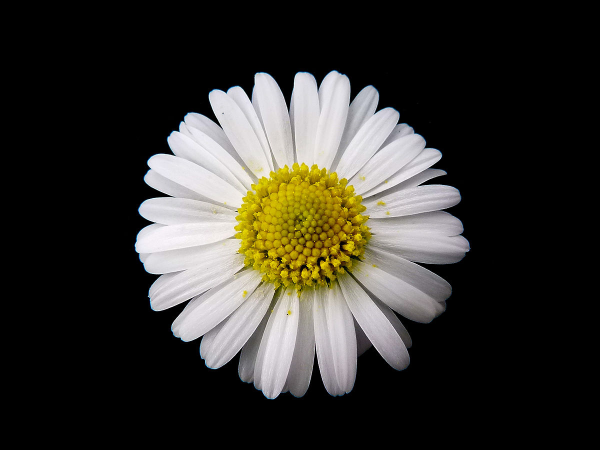
#> input picture Ocv/images/daisy.jpg, 1200 x 900 px (shown at 1/2 size)
$ jupyter execute 1.Images.ipynb
#> lines starting #> are read from the running program, lines starting #| are printed output that depends on the picture
[cell 1]
import cv2

import numpy

[cell 2]
import cv2
import numpy as np

input = cv2.imread('./images/daisy.jpg')
#> input is the input picture: shape (900, 1200, 3); mean B, G, R 45.4, 51.2, 53.1

cv2.imshow('TAJTL',input)

cv2.waitKey()

cv2.destroyAllWindows()

[cell 3]
import cv2
import numpy as np

input = cv2.imread('./images/daisy.jpg')

# input = cv2.cvtColor(input,cv2.COLOR_BGR2GRAY)

cv2.imshow('TAJTL',input)

cv2.waitKey()

cv2.destroyAllWindows()

[cell 4]
import cv2
import numpy as np

input = cv2.imread('./images/daisy.jpg')

print(input.shape)
#| (900, 1200, 3)
input = cv2.cvtColor(input,cv2.COLOR_BGR2GRAY)
#> input: shape (900, 1200)

print(input[450,600])
#| 99

[cell 5]
import cv2
import numpy as np

input = cv2.imread('./images/daisy.jpg')

print(input.shape)
#| (900, 1200, 3)
input = cv2.cvtColor(input,cv2.COLOR_BGR2HSV)
#> input: shape (900, 1200, 3); mean H, S, V 28.4, 18.5, 53.9


cv2.imshow('hsv img',input)
cv2.imshow('hue channel',input[:,:,0])
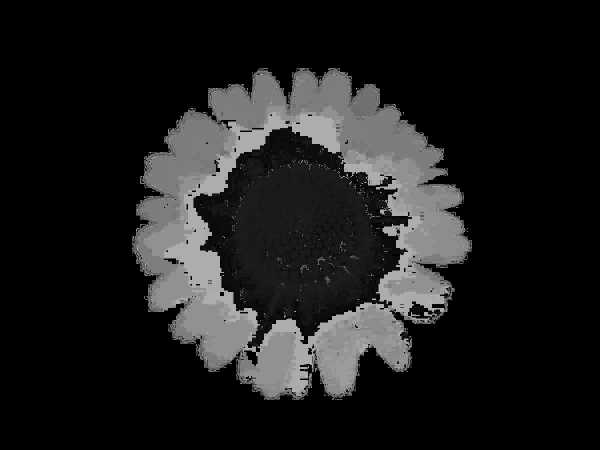
#> window 'hue channel': shape (900, 1200) (shown at 1/2 size); min 0, max 179, mean 28.4
cv2.imshow('saturation channel',input[:,:,1])
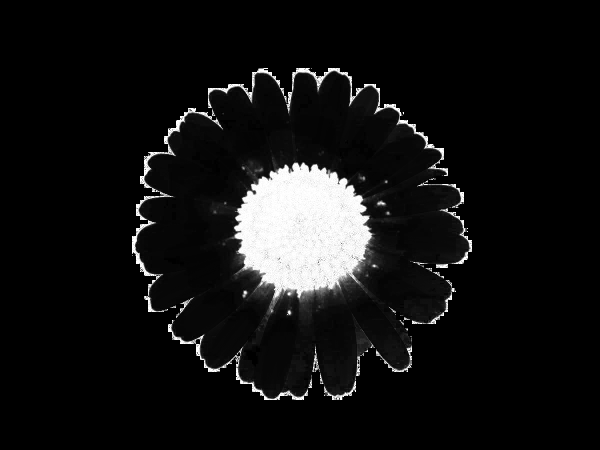
#> window 'saturation channel': shape (900, 1200) (shown at 1/2 size); min 0, max 255, mean 18.5
cv2.imshow('value channel',input[:,:,2])

cv2.waitKey()

cv2.destroyAllWindows()

# print(input[450,600])

[cell 6]
import cv2

input = cv2.imread('./images/daisy.jpg')

B,G,R = cv2.split(input)

cv2.imshow('B',B)
cv2.imshow('G',G)
cv2.imshow('R',R)

cv2.waitKey()

cv2.destroyAllWindows()

[cell 7]
import cv2

input = cv2.imread('./images/daisy.jpg')

B,G,R = cv2.split(input)

cv2.imshow('R', cv2.merge([B,G,R-100]) )
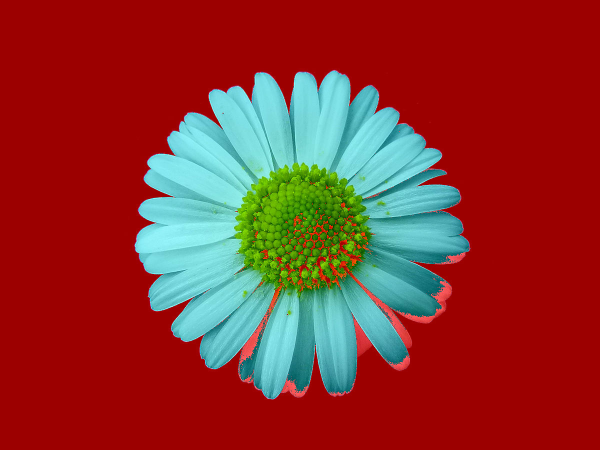
#> window 'R': shape (900, 1200, 3) (shown at 1/2 size); mean B, G, R 45.4, 51.2, 140.5

cv2.waitKey()

cv2.destroyAllWindows()

[cell 8]
import cv2
import numpy as np

input = cv2.imread('./images/daisy.jpg')

B,G,R = cv2.split(input)

zeros = np.zeros(input.shape[:2],dtype='uint8')

cv2.imshow('B',cv2.merge([B,zeros,zeros]))
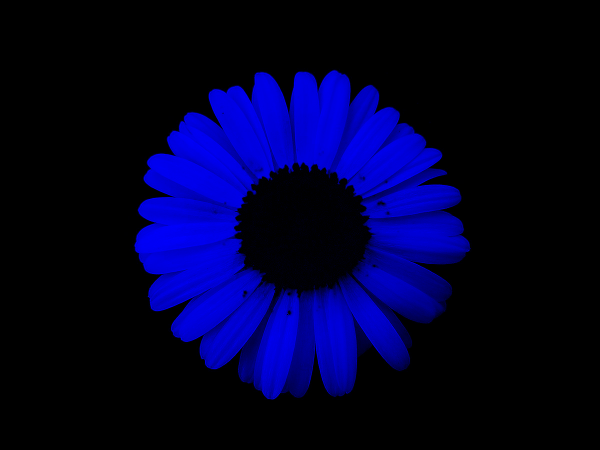
#> window 'B': shape (900, 1200, 3) (shown at 1/2 size); mean B, G, R 45.4, 0, 0
cv2.imshow('G',cv2.merge([zeros,G,zeros]))
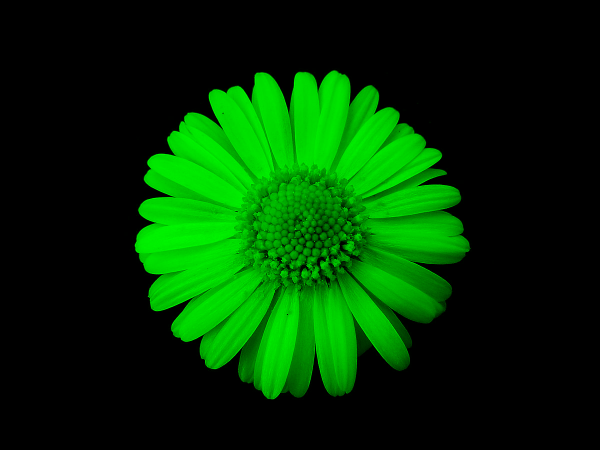
#> window 'G': shape (900, 1200, 3) (shown at 1/2 size); mean B, G, R 0, 51.2, 0
cv2.imshow('R',cv2.merge([zeros,zeros,R]))
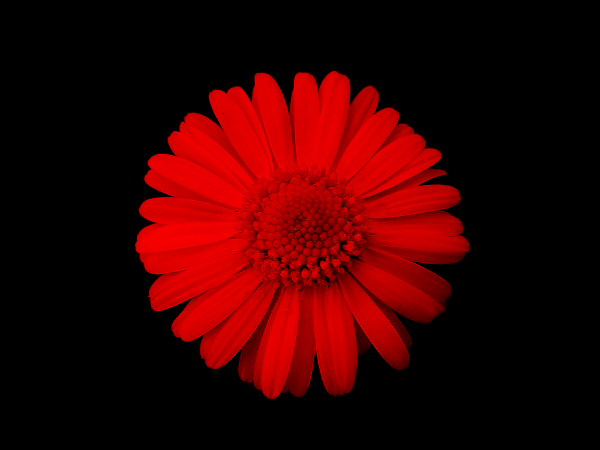
#> window 'R': shape (900, 1200, 3) (shown at 1/2 size); mean B, G, R 0, 0, 53.1

cv2.waitKey()

cv2.destroyAllWindows()

[cell 9]
import cv2
import numpy as np
from matplotlib import pyplot as plt

image = cv2.imread('./images/flower1.jpg')
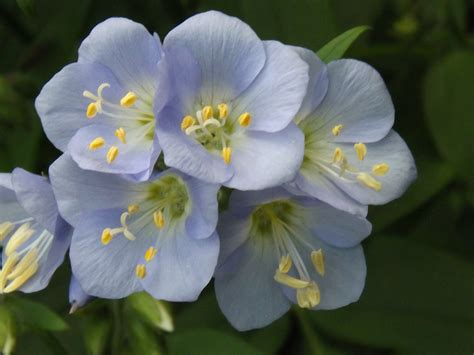
#> input picture Ocv/images/flower1.jpg, 474 x 355 px
#> image is the input picture: shape (355, 474, 3); mean B, G, R 90.1, 98.2, 89.4

histogram = cv2.calcHist([image],[0],None,[256],[0,256])
#> histogram = 256 values, max 5850 at index 18, min 0 at index 242, mean 657.3

plt.hist(image.ravel(), 256,[0,256]); plt.show()
#> after `plt.hist(image.ravel(), 256, [0, 256])`:
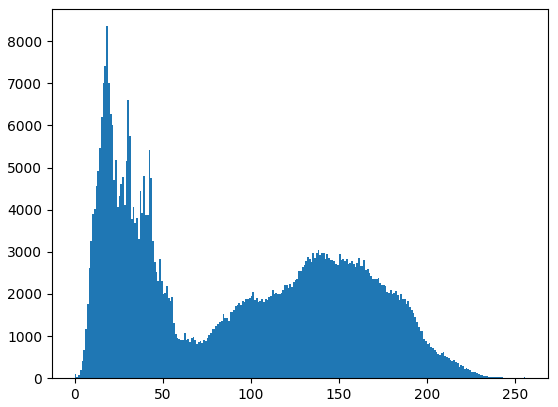
#> figure drawn by matplotlib, 1 panel; tallest bar 8355 high, from x = 18 to 19


histogram3 = cv2.calcHist([image],[2],None,[256],[0,256])
#> histogram3 = 256 values, max 5013 at index 30, min 1 at index 1, mean 657.3

plt.hist(image.ravel(), 256,[0,256]); plt.show()

color = ['b','g','r']

for i, col in enumerate(color):
    histogram2 = cv2.calcHist([image],[i],None,[256],[0,256])
    plt.plot(histogram2, color=col)
    plt.xlim([0,256])
#> `[cell 9] import cv2 import numpy as np from matplotlib import pyplot a..`:
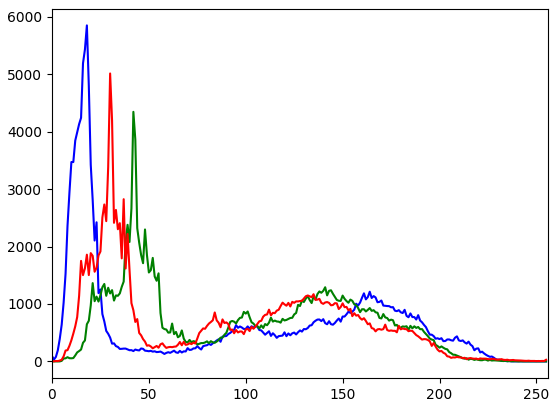
#> figure drawn by matplotlib, 1 panel; curve peaks at x = 18, y = 5850; curve peaks at x = 42, y = 4345; curve peaks at x = 30, y = 5013


# [11 lines of commented-out code are left out]

[cell 10]
import cv2
import numpy as np
from matplotlib import pyplot as plt

image = np.zeros((512,512,3), np.uint8)

image_bw = np.zeros((512,512), np.uint8)

cv2.imshow('image',image)
cv2.imshow('bw',image_bw)

cv2.waitKey()
cv2.destroyAllWindows()

cv2.line(image,(0,0),(511,511),(255,127,0), 5)
cv2.imshow('blue line',image)

cv2.waitKey()
cv2.destroyAllWindows()

cv2.rectangle(image,(100,100),(300,250),(255,127,0), 5)
#> image: shape (512, 512, 3)
cv2.imshow('blue line',image)

cv2.waitKey()
cv2.destroyAllWindows()

cv2.circle(image,(350,350),100,(0,127,0), -1)
cv2.imshow('blue line',image)

cv2.waitKey()
cv2.destroyAllWindows()

pts = np.array( [[10,50],[400,50],[90,200],[50,100]],np.int32 )
pts = pts.reshape((-1,1,2))

cv2.polylines(image,[pts],False,(0,127,0), 3)
cv2.imshow('blue line',image)

cv2.waitKey()
cv2.destroyAllWindows()

cv2.putText(image,'HELLO WORLDS',(256,256),cv2.FONT_HERSHEY_COMPLEX,2,(0,127,127), 3)
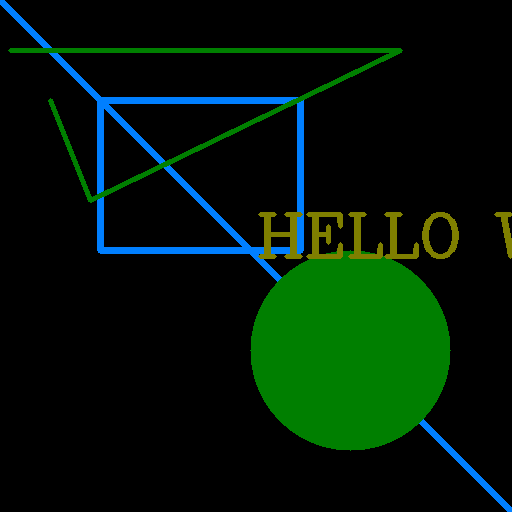
#> image: shape (512, 512, 3); mean B, G, R 7.5, 22.8, 1.9
cv2.imshow('blue line',image)

cv2.waitKey()
cv2.destroyAllWindows()
